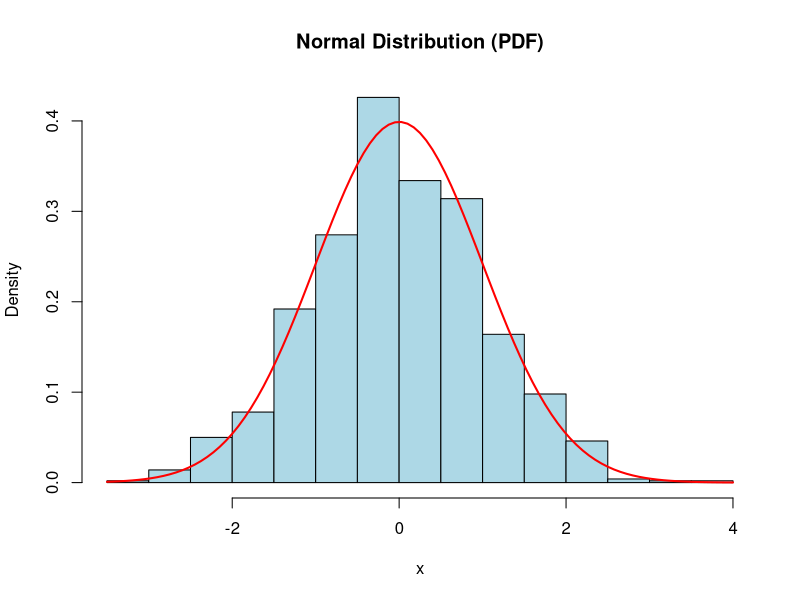
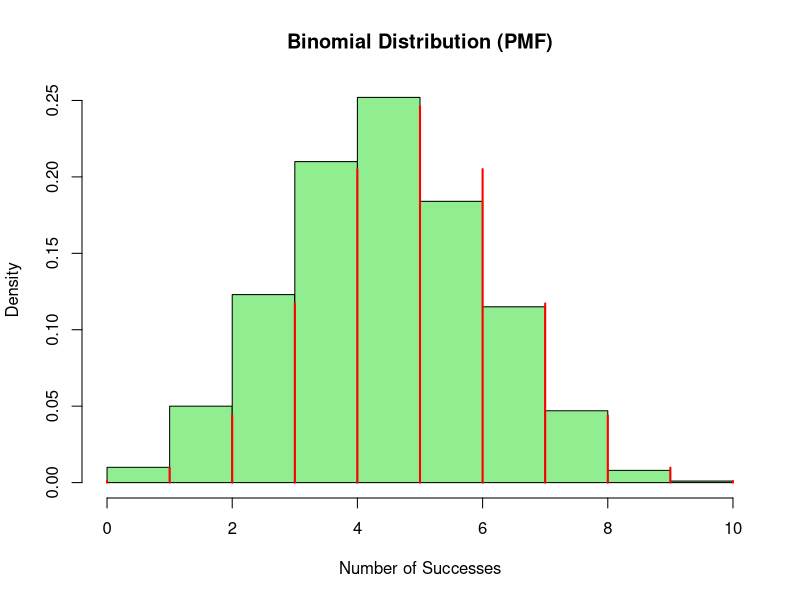
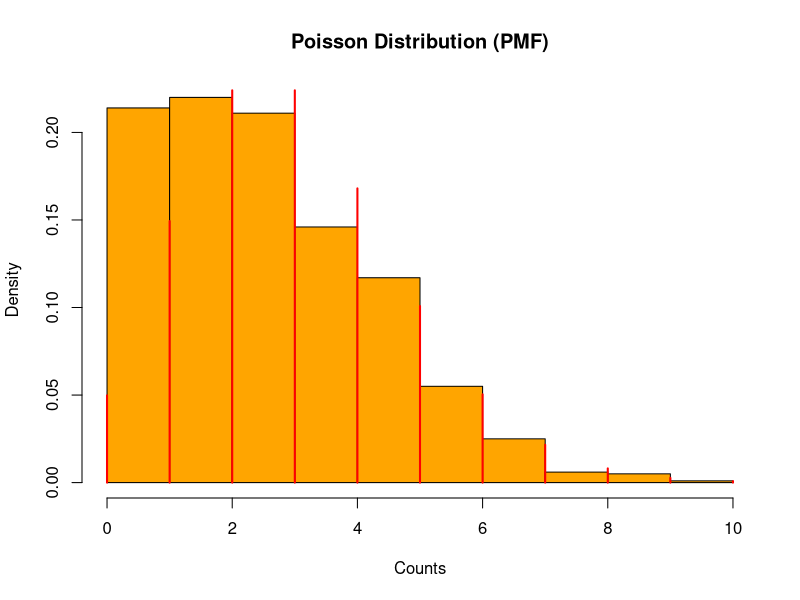

Reproduce these figures in R, in order.
# Normal Distribution
set.seed(1)

x <- rnorm(1000, mean = 0, sd = 1)

windows()
hist(x,
     probability = TRUE,
     main = "Normal Distribution (PDF)",
     xlab = "x",
     col = "lightblue")

curve(dnorm(x, mean = 0, sd = 1),
      add = TRUE, col = "red", lwd = 2)


# P(X < 1)
pnorm(1, mean = 0, sd = 1)

# P(-1 < X < 1)
pnorm(1, 0, 1) - pnorm(-1, 0, 1)



# Binomial Distribution
x <- rbinom(1000, size = 10, prob = 0.5)

windows()
hist(x,
     probability = TRUE,
     main = "Binomial Distribution (PMF)",
     xlab = "Number of Successes",
     col = "lightgreen")

k <- 0:10
lines(k, dbinom(k, size = 10, prob = 0.5),
      type = "h", col = "red", lwd = 2)


# P(X = 5)
dbinom(5, size = 10, prob = 0.5)

# P(X <= 4)
pbinom(4, size = 10, prob = 0.5)



# Poisson Distribution
x <- rpois(1000, lambda = 3)

windows()
hist(x,
     probability = TRUE,
     main = "Poisson Distribution (PMF)",
     xlab = "Counts",
     col = "orange")

k <- 0:max(x)
lines(k, dpois(k, lambda = 3),
      type = "h", col = "red", lwd = 2)

# P(X = 2)
dpois(2, lambda = 3)

# P(X <= 4)
ppois(4, lambda = 3)
